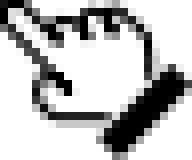
#> input picture media/hand/source_24.png, 24 x 20 px (shown 8 times larger)
$ python cutout.py
#> lines starting #> are read from the running program, lines starting #| are printed output that depends on the picture
# v4.2.85: 俊克が Affinity で描いた手を、そのままカーソルに使う。
#   ★絵には手を加えない(白い縁も塗りも足さない・俊克 pm00:34「あなたが白く塗らなくて良いんだよ」)。
#   ★やるのは1つだけ= 2x/4x を 1x のちょうど倍/4倍の大きさに揃える(足すのは下の透明の行だけ)。
import os
from PIL import Image
HERE=os.path.dirname(os.path.abspath(__file__))
a=Image.open(os.path.join(HERE,'source_24.png')).convert('RGBA')
#> a is the input picture: PIL image 24x20 RGBA; mean R, G, B, A 70.8, 70.8, 70.8, 134.4
for k,src in ((2,'source_48.png'),(4,'source_96.png')):
    s=Image.open(os.path.join(HERE,src)).convert('RGBA')
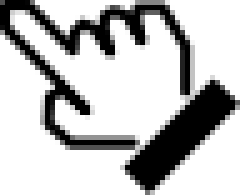
#> input picture media/hand/source_48.png, 48 x 39 px (shown 5 times larger)
#> s is the input picture: PIL image 48x39 RGBA; mean R, G, B, A 72.2, 72.2, 72.2, 135.8
    c=Image.new('RGBA',(a.width*k,a.height*k),(0,0,0,0)); c.paste(s,(0,0))
#> after `c = Image.new('RGBA', (a.width * k, a.height * k), (0, 0, 0, 0))`: c: PIL image 48x40 RGBA; every value is 0
#> after `c.paste(s, (0, 0))`:
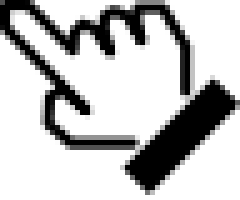
#> c: PIL image 48x40 RGBA (shown 5 times larger); mean R, G, B, A 70.4, 70.4, 70.4, 132.4; transparent parts drawn white
    c.save(os.path.join(HERE,'meos_hand_%dx.png'%k)); print(k, s.size,'->',c.size)
#| 2 (48, 39) -> (48, 40)
#> pass 2 of the loop `for k,src in ((2,'source_48.png'),(4,'source_96.png')):`:
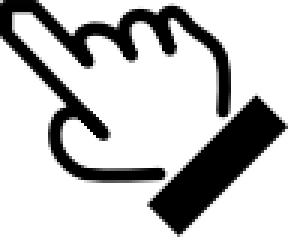
#> input picture media/hand/source_96.png, 96 x 79 px (shown 3 times larger)
#> s is the input picture: PIL image 96x79 RGBA; mean R, G, B, A 74, 74, 74, 136
#> c: PIL image 96x80 RGBA; every value is 0
#> `c.paste(s, (0, 0))`:
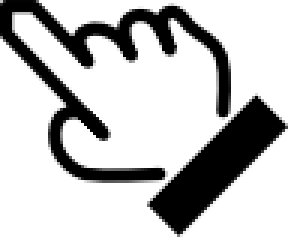
#> c: PIL image 96x80 RGBA (shown 3 times larger); mean R, G, B, A 73.1, 73.1, 73.1, 134.3; transparent parts drawn white
#| 4 (96, 79) -> (96, 80)
a.save(os.path.join(HERE,'meos_hand_1x.png'))
# v4.2.144: macOS の3種(指差しver1・移動手・握り)も同じ道で揃える(源は source_mac*_24/96)。
# v4.2.142: 手の平(移動手)と握りも同じ= 1x と 4x を「4倍ちょうど」に揃える(足すのは下の透明の行だけ)。
#   握りは 24×23 / 96×94 で 4倍にならないので、1x を 24 行に(1行足す)・4x を 96 行に(2行足す)。
for name in ('palm', 'grip', 'macpalm', 'macgrip', 'mac'):
#> (the run stopped early here; a loop or call above may not have finished)
